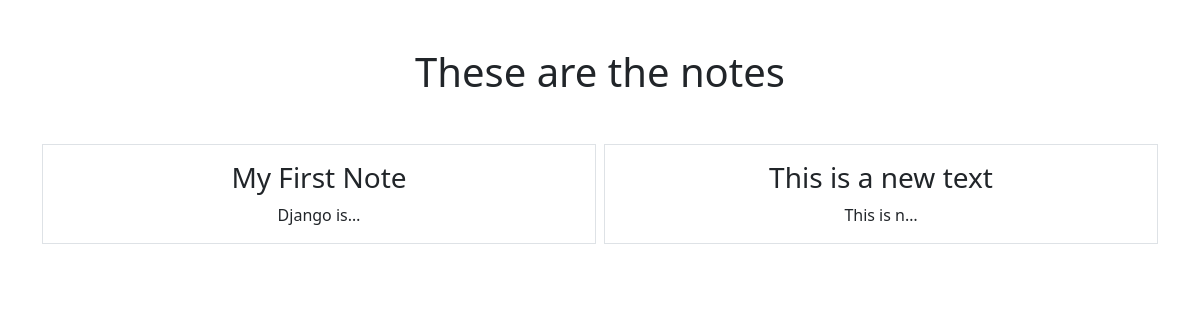
Before: /calc/notes with the older database file.
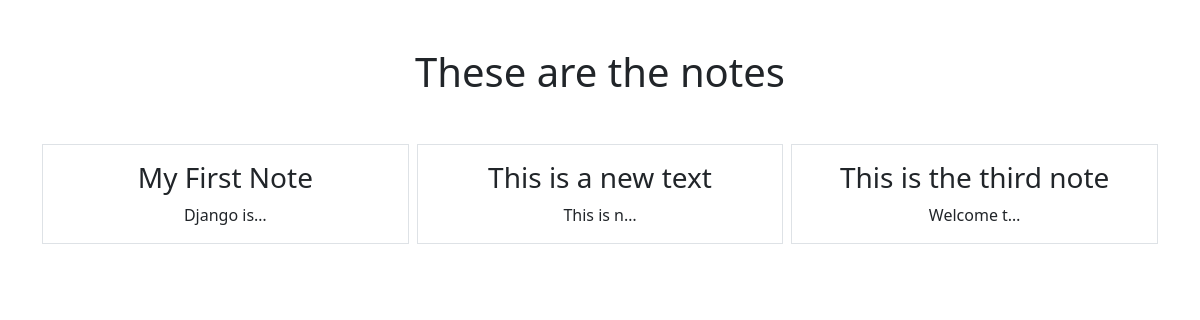
After: the same page with the newer database file.
### notes/models.py (models this page shows)
class Notes(models.Model):
    title = models.CharField(max_length=200)
    text = models.TextField()
    create = models.DateTimeField(auto_now_add=True)

### notes/views.py (the view)
# urls.py: path('notes', views.NotesListView.as_view(), name="notes.list"),
class NotesListView(ListView):
    model = Notes
    context_object_name = 'notes'
    template_name = 'notes/notes_list.html'

### notes/templates/notes/notes_list.html
{% extends "base.html" %}
{% block content %}
    <h1 class="my-5">These are the notes</h1>
        <div class="row row-cols3 g-2">
            {% for note in notes %}
            <div class="col">
                <div class="p-3 border">
                    <a href="{% url 'notes.detail' pk=note.id %}" class="text-dark text-decoration-none">
                        <h3>{{note.title}}</h3>
                    </a>
                    {{note.text|truncatechars:10}}
                </div>
            </div>
            {% endfor %}
        </div>
{% endblock %}

Changed rows visible on the page:
added Notes: title "This is the third note", text "Welcome t…"
